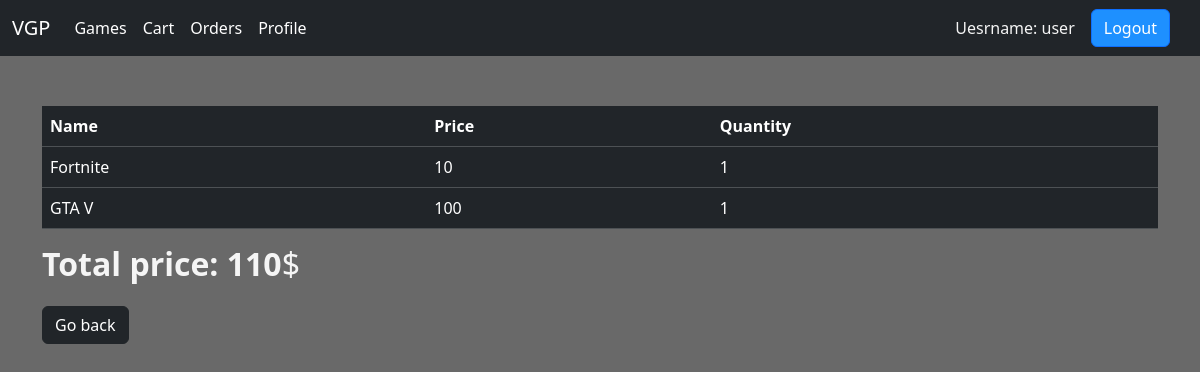
Page /checkOrder/6 (signed in) on the committed database.
### VGPapp/models.py (models this page shows, shortened)
class GameInOrder(models.Model):
    game = models.ForeignKey(to=Game, on_delete=models.CASCADE)
    order = models.ForeignKey(to=Order, on_delete=models.CASCADE)
    quantity = models.IntegerField(default=1)

class Game(models.Model):
    name = models.CharField(max_length=50)
    user = models.ForeignKey(to=User, on_delete=models.CASCADE)
    description = models.CharField(max_length=300)
    image = models.ImageField(upload_to="games/")
    price = models.IntegerField()
    created_at = models.DateTimeField(auto_now_add=True)
    updated_at = models.DateTimeField(auto_now=True)
    Action = "Action"
    Sport = "Sport"
    Horror = "Horror"
    Cooking = "Cooking"
    Puzzle = "Puzzle"
    GAME_CATEGORY = [
        (Action, "Action"),
        (Sport, "Sport"),
        (Horror, "Horror"),
        (Cooking, "Cooking"),
        (Puzzle, "Puzzle"),
    ]
    game_category = models.CharField(
        max_length=20,
        choices=GAME_CATEGORY,
        default=Action)
    class Meta:
        ordering = ("name", "price", "created_at")

class Order(models.Model):
    user = models.ForeignKey(to=User, on_delete=models.CASCADE)
    games = models.ManyToManyField(to=Game, through="GameInOrder")
    created_at = models.DateTimeField(auto_now_add=True)
    updated_at = models.DateTimeField(auto_now=True)
    Ordered = "Ordered"
    Delivered = "Delivered"
    ORDER_STATE = [
        (Ordered, "Ordered"),
        (Delivered, "Delivered")
    ]
    order_state = models.CharField(
        max_length=20,
        choices=ORDER_STATE,
        default=Ordered)
    buyerName = models.CharField(max_length=50)
    delivery_address = models.CharField(max_length=255)
    phone_number = models.CharField(max_length=100)
    totalPrice = models.IntegerField(default=0)

### VGPapp/views.py (the view)
# urls.py: path('checkOrder/<int:id>', checkOrder, name="checkOrder")
@login_required
def checkOrder(request, id):
    if not request.user.is_authenticated:
        return redirect("login")
    order = Order.objects.get(id=id)
    games = order.gameinorder_set.all()
    context = {"order": order, "games": games}
    return render(request, "orderInfo.html", context)

### VGPapp/templates/orderInfo.html (shortened to what this page needs)
{% extends "base_generic.html" %}
{% block content %}
    <div class="container" style="margin-top: 50px">
        <table class="table table-dark">
            <thead>
            <tr>
                <th scope="col">Name</th>
                <th scope="col">Price</th>
                <th scope="col">Quantity</th>
            </tr>
            </thead>
            <tbody>
            {% for game in games %}
                <tr>
                    <td scope="row">{{ game.game.name }}</td>
                    <td>{{ game.game.price }}</td>
                    <td>{{ game.quantity }}</td>
                </tr>
            {% endfor %}
            </tbody>
        </table>
    </div>
    <div class="container">
    <h2 style="color: whitesmoke; padding-bottom: 15px"><b>Total price: {{ order.totalPrice }}</b><span>$</span></h2>
    <a href="{% url 'userOrders' %}" class="btn btn-dark">Go back</a>
    </div>
{% endblock %}

### VGPapp/templates/base_generic.html (shortened to what this page needs)
<!DOCTYPE html>
<html lang="en">
<head>
   <link href="https://cdn.jsdelivr.net/npm/bootstrap@5.3.1/dist/css/bootstrap.min.css" rel="stylesheet">
</head>
<body>
<nav class="navbar navbar-expand-lg navbar-dark bg-dark">
  <div class="container-fluid">
    <a class="navbar-brand" href="{% url 'index' %}">VGP</a>
    <div class="collapse navbar-collapse" id="navbarNav">
      <ul class="navbar-nav  mr-auto mt-2 mt-lg-0">
        <li class="nav-item">
          <a class="nav-link active" aria-current="page" href="{% url 'index' %}">Games</a>
        </li>
      {% if user.is_authenticated %}
        <li class="nav-item">
          <a class="nav-link active" href="{% url 'cart' %}">Cart</a>
        </li>
      {% endif %}
          {% if user.is_authenticated %}
        <li class="nav-item">
          <a class="nav-link active" href="{% url 'userOrders' %}">Orders</a>
        </li>
      {% endif %}
          {% if user.is_authenticated %}
        <li class="nav-item">
          <a class="nav-link active" href="{% url 'userInfo' %}">Profile</a>
            {% endif %}
        </li>
      </ul>
    </div>
  </div>
{% block sidebar %}
    {% if user.is_authenticated %}
        <span style="color: whitesmoke;width: 350px;margin-right: 10px;text-align: end;padding: 6px">Uesrname: {{ user.username }}</span>
        <a href="{% url 'logout' %}?next={{ request.path }}" class="btn btn-primary" style="margin-right: 30px; background-color: dodgerblue; text-decoration: none">Logout</a>
    {% endif %}
{% endblock %}
</nav>
{% block content %}
{% endblock %}
</body>
</html>

### VGPapp/templates/base_generic.html (style rules this page uses)
body { margin: auto; width: 1200px; max-height: 600px; background-color: dimgrey; }

### rows in the picture
GameInOrder: game.name "Fortnite", game.price "10", quantity "1"
GameInOrder: game.name "GTA V", game.price "100", quantity "1"
Order: totalPrice "110"

### other values in the picture
{{ user.username }} "user"
